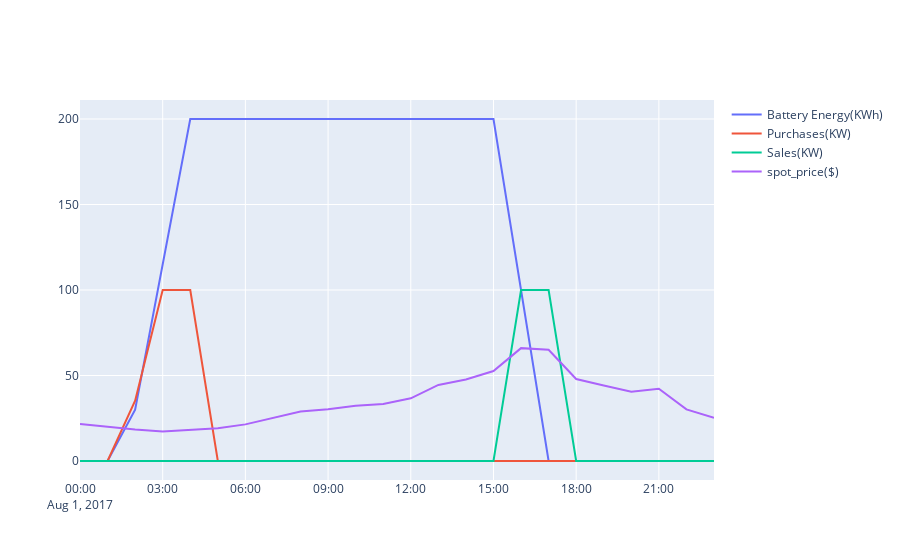

Notebook cell for this chart:
### Code cell
fig = go.Figure()

for col in df.columns:
    fig.add_trace(go.Scatter(x=df.index, y=df[col], mode='lines', name=col))

fig.show()
